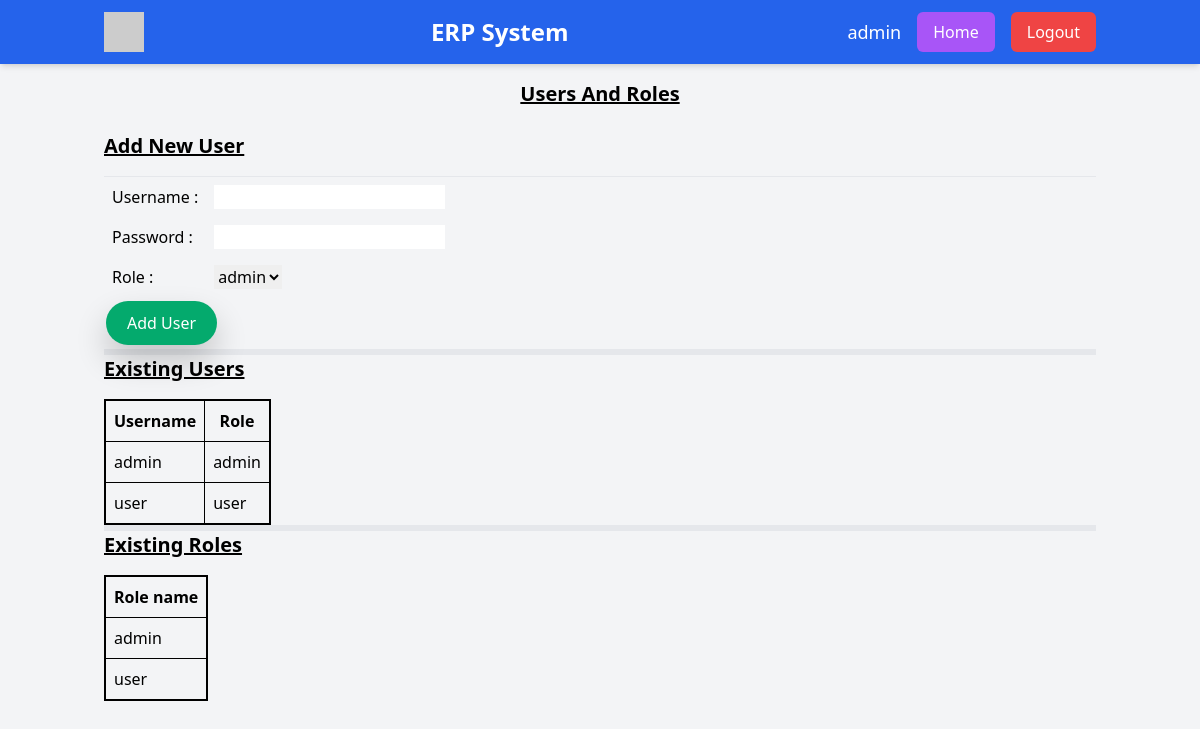
/manage_users (signed in), run on an earlier commit of the app's database.
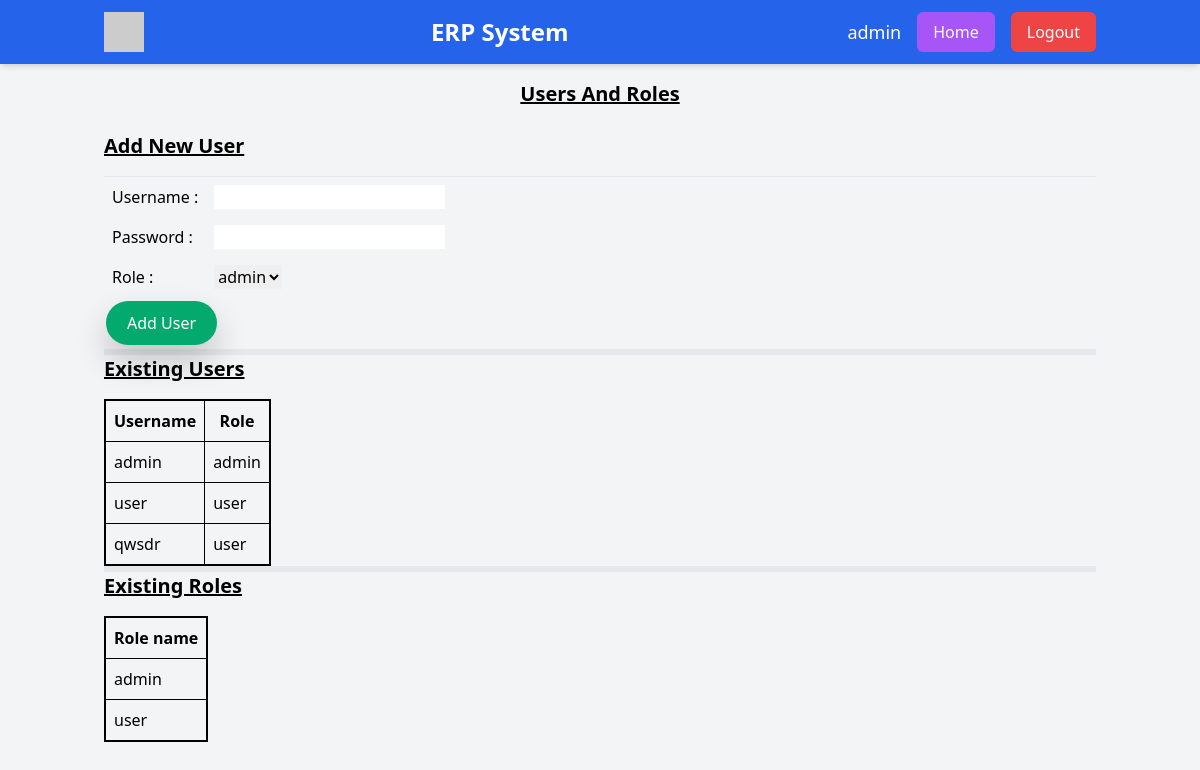
And on a later commit of the database.
### models.py (models this page shows, shortened)
class ROLE(DB.Model):
    id = DB.Column(DB.Integer, primary_key=True)
    role_name = DB.Column(DB.String(256), unique=True, nullable=False)

class USER(UserMixin, DB.Model):
    id = DB.Column(DB.Integer, primary_key=True)
    role_id = DB.Column(DB.Integer, DB.ForeignKey('role.id'), nullable=False)
    username = DB.Column(DB.String(256), unique=True, nullable=False)
    password = DB.Column(DB.String(128), nullable=False)
    role = DB.relationship('ROLE', backref='users')
    deleted = DB.Column(DB.Boolean, nullable=False, default=False, index=True)

### routes/users.py (the view, shortened to what this page needs)
@users_bp.route('/manage_users', methods = ['GET', 'POST'])
@login_required
def manage_users():
    if current_user.role.role_name != 'admin':
        flash('Access denied','error')
        return render_template('index.html')
    roles_app_var = DB.session.execute(DB.select(ROLE)).scalars().all()
    users_app_var = DB.session.execute(
        DB.select(USER.username,ROLE.role_name)
        .join(ROLE, USER.role_id == ROLE.id)
        .where(USER.deleted == False)
    ).mappings().all()
    return render_template('users_and_roles.html', users_html_var = users_app_var, roles_html_var = roles_app_var)

### app.py (called while the page is built)
@login_manager.user_loader
def load_user(user_id):
    return USER.query.get(int(user_id))

### templates/users_and_roles.html (shortened to what this page needs)
{% extends "base.html" %}
{% block title %}<h1 class="text-xl font-bold mb-6" align ="center"><u><b>Users And Roles</b></u></h1>{% endblock %}
{% block content %}
    <h3 class="text-xl font-semibold mb-4"><u> Add New User</u></h3>
    <hr>
    <form method="POST">
        <table class="table_unbordered">
            <tr>
                <td><label>Username : </label></td>
                <td><input type="text" name = "username_user_ip" required></td>
            </tr>
            <tr>
                <td><label>Password : </label></td>
                <td><input type="password" name = "password_user_ip" required></td>
            </tr>
            <tr>
                    <td><label>Role : </label></td>
                    <td>
                        <select name="role_id_user_ip">
                            {% for role in roles_html_var %}
                                <option value="{{ role.id }}">
                                    {{ role.role_name }}
                                </option>
                            {% endfor %}
                        </select>
                    </td>
            </tr>
        </table>
        <button type="submit" class="button button_green">Add User</button>
    </form>
    <hr><hr><hr><hr><hr><hr>
    <h3 class="text-xl font-semibold mb-4"><u>Existing Users</u></h3>
    <table class="table_bordered">
        <tr>
            <th>Username</th>
            <th>Role</th>
        </tr>
        {% for user in users_html_var %}
            <tr>
                <td>{{ user.username }}</td>
                <td>{{ user.role_name }}</td>
            </tr>
        {% endfor %}
    </table>
    <hr><hr><hr><hr><hr><hr>
    <h3 class="text-xl font-semibold mb-4"><u> Existing Roles</u></h3>
    <table class="table_bordered">
        <tr>
            <th>Role name</th>
        </tr>
        {% for role in roles_html_var %}
            <tr>
                <td>{{ role.role_name }}</td>
            </tr>
        {% endfor %}
    </table>
{% endblock %}

What changed in the data, as far as the page shows it:
added USER: username "qwsdr"
Also different on the page:
new list line: "user"
